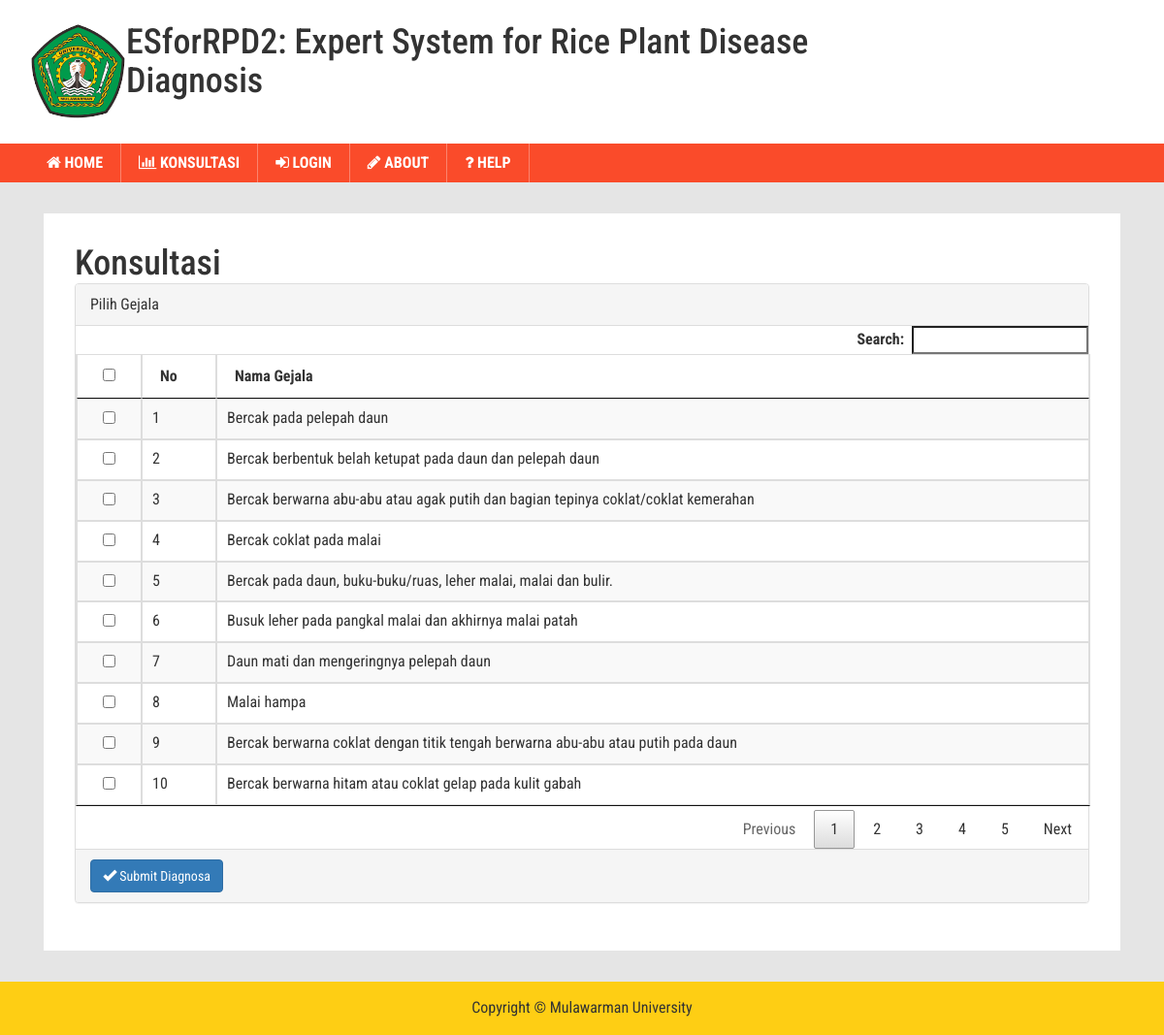
The page /?m=konsultasi on the database its author committed.
### tables this page shows
CREATE TABLE `tb_gejala` (
  `kode_gejala` varchar(16) NOT NULL,
  `nama_gejala` varchar(255) NOT NULL DEFAULT '',
  `bobot` double NOT NULL DEFAULT '0'
);

### functions.php (called while the page is built, shortened)
<?php
$config["server"]='localhost';
$config["username"]='root';
$config["password"]='';
$config["database_name"]='sp_ds';
include'includes/ez_sql_core.php';
include'includes/ez_sql_mysqli.php';
$db = new ezSQL_mysqli($config[username], $config[password], $config[database_name], $config[server]);

### includes/ez_sql_core.php (called while the page is built, shortened)
<?php
	class ezSQLcore
	{
		var $timers           = array();
		function get_host_port( $host, $default = false )
		{
			$port = $default;
			return array( $host, $port );
		}
		function flush()
		{
			$this->last_result = array();
		}
		function get_results($query=null, $output = OBJECT)
		{
			if ( $query )
			{
				$this->query($query);
			}
			if ( $output == OBJECT )
			{
				return $this->last_result;
			}
		}
		function timer_get_cur()
		{
			list($usec, $sec) = explode(" ",microtime());
			return ((float)$usec + (float)$sec);
		}
		function timer_start($timer_name)
		{
			$this->timers[$timer_name] = $this->timer_get_cur();
		}
		function timer_elapsed($timer_name)
		{
			return round($this->timer_get_cur() - $this->timers[$timer_name],2);
		}
	}

### includes/ez_sql_mysqli.php (called while the page is built, shortened)
<?php
	$ezsql_mysqli_str = array
	(
		1 => 'Require $dbuser and $dbpassword to connect to a database server',
		2 => 'Error establishing mySQLi database connection. Correct user/password? Correct hostname? Database server running?',
		3 => 'Require $dbname to select a database',
		4 => 'mySQLi database connection is not active',
		5 => 'Unexpected error while trying to select database'
	);
	class ezSQL_mysqli extends ezSQLcore
	{
		function ezSQL_mysqli($dbuser='', $dbpassword='', $dbname='', $dbhost='localhost', $encoding='')
		{
			$this->dbuser = $dbuser;
			$this->dbpassword = $dbpassword;
			$this->dbname = $dbname;
			$this->encoding = $encoding;
		}
		function connect($dbuser='', $dbpassword='', $dbhost='localhost', $dbport=false)
		{
			global $ezsql_mysqli_str; $return_val = false;
			if ( ! $dbuser )
			{
				$this->register_error($ezsql_mysqli_str[1].' in '.__FILE__.' on line '.__LINE__);
				$this->show_errors ? trigger_error($ezsql_mysqli_str[1],E_USER_WARNING) : null;
			}
			else
			{
				$this->dbh = new mysqli($dbhost,$dbuser,$dbpassword, '', $dbport);
				if( $this->dbh->connect_errno )
				{
					$this->register_error($ezsql_mysqli_str[2].' in '.__FILE__.' on line '.__LINE__);
					$this->show_errors ? trigger_error($ezsql_mysqli_str[2],E_USER_WARNING) : null;
				}
				else
				{
					$return_val = true;
				}
			}
			return $return_val;
		}
		function select($dbname='', $encoding='')
		{
			global $ezsql_mysqli_str; $return_val = false;
			if ( ! $dbname )
			{
				$this->register_error($ezsql_mysqli_str[3].' in '.__FILE__.' on line '.__LINE__);
				$this->show_errors ? trigger_error($ezsql_mysqli_str[3],E_USER_WARNING) : null;
			}
			else if ( ! $this->dbh )
			{
				$this->register_error($ezsql_mysqli_str[4].' in '.__FILE__.' on line '.__LINE__);
				$this->show_errors ? trigger_error($ezsql_mysqli_str[4],E_USER_WARNING) : null;
			}
			else if ( !@$this->dbh->select_db($dbname) )
			{
				if ( !$str = @$this->dbh->error)
					  $str = $ezsql_mysqli_str[5];
				$this->register_error($str.' in '.__FILE__.' on line '.__LINE__);
				$this->show_errors ? trigger_error($str,E_USER_WARNING) : null;
			}
			else
			{
				$return_val = true;
			}
			return $return_val;
		}
		function query($query)
		{
			$return_val = 0;
			$query = trim($query);
			$this->result = @$this->dbh->query($query);
			if ( preg_match("/^(insert|delete|update|replace|truncate|drop|create|alter|begin|commit|rollback|set|lock|unlock|call)/i",$query) )
			{
				$is_insert = true;
				$this->rows_affected = @$this->dbh->affected_rows;
				if ( preg_match("/^(insert|replace)\s+/i",$query) )
				{
					$this->insert_id = @$this->dbh->insert_id;
				}
				$return_val = $this->rows_affected;
			}
			else
			{
				$is_insert = false;
				$i=0;
				$num_rows=0;
				while ( $row = @$this->result->fetch_object() )
				{
					$num_rows++;
				}
				$this->num_rows = $num_rows;
				$return_val = $this->num_rows;
			}
			return $return_val;
		}
	}

### konsultasi.php (the view, shortened to what this page needs)
<div class="technology-1">
	<div class="container">
		<div class="col-md-12">
			<div class="business">
				<div class=" blog-grid2">
					<div class="blog-text">
						<h1>Konsultasi</h1>
                        				<form action="?m=hasil" method="post">
    <div class="panel panel-default">
        <div class="panel-heading">
            <h7 class="panel-title">Pilih Gejala</h7>
        </div>
        <table id="tabel_konsultasi" class="table table-bordered table-hover table-striped">
        <thead>
            <tr>
                <th><center><input type="checkbox" id="checkAll" /></center></th>
                <th>No</th>
                <th>Nama Gejala</th>
            </tr>
        </thead>
        <?php
        $rows = $db->get_results("SELECT * FROM tb_gejala ORDER BY kode_gejala");
        $no=1;
        foreach($rows as $row):?>
        <tr>
            <td><center><input type="checkbox" name="gejala[]" value="<?=$row->kode_gejala?>" /></center></td>
            <td><?=$no++?></td>
            <td><?=$row->nama_gejala?></td>
        </tr>
        <?php endforeach;
        ?>
        </table>
        <div class="panel-footer">
            <button class="btn btn-primary"><span class="glyphicon glyphicon-ok"></span> Submit Diagnosa</button>
        </div>
    </div>
</form>
					</div>
				</div>
			</div>
		</div>
	</div>
</div>

### assets/css/style.css (style rules this page uses)
html, body { font-family: 'Roboto Condensed', sans-serif; font-size: 100%; background: #e5e5e5; }
h1,h2,h3,h4,h5,h6 { margin:0; font-family: 'Roboto Condensed', sans-serif; }
.technology-1 { margin: 2em 0; }
.business { padding: 2em 2em 1.8em; background: #fff; }

### rows shown on the page
tb_gejala: nama_gejala "Bercak pada pelepah daun"
tb_gejala: nama_gejala "Bercak berbentuk belah ketupat pada daun dan pelepah daun"
tb_gejala: nama_gejala "Bercak berwarna abu-abu atau agak putih dan bagian tepinya coklat/coklat kemerahan"
tb_gejala: nama_gejala "Bercak coklat pada malai"
tb_gejala: nama_gejala "Bercak pada daun, buku-buku/ruas, leher malai, malai dan bulir."
tb_gejala: nama_gejala "Busuk leher pada pangkal malai dan akhirnya malai patah"
tb_gejala: nama_gejala "Daun mati dan mengeringnya pelepah daun"
tb_gejala: nama_gejala "Malai hampa"
tb_gejala: nama_gejala "Bercak berwarna coklat dengan titik tengah berwarna abu-abu atau putih pada daun"
tb_gejala: nama_gejala "Bercak berwarna hitam atau coklat gelap pada kulit gabah"
